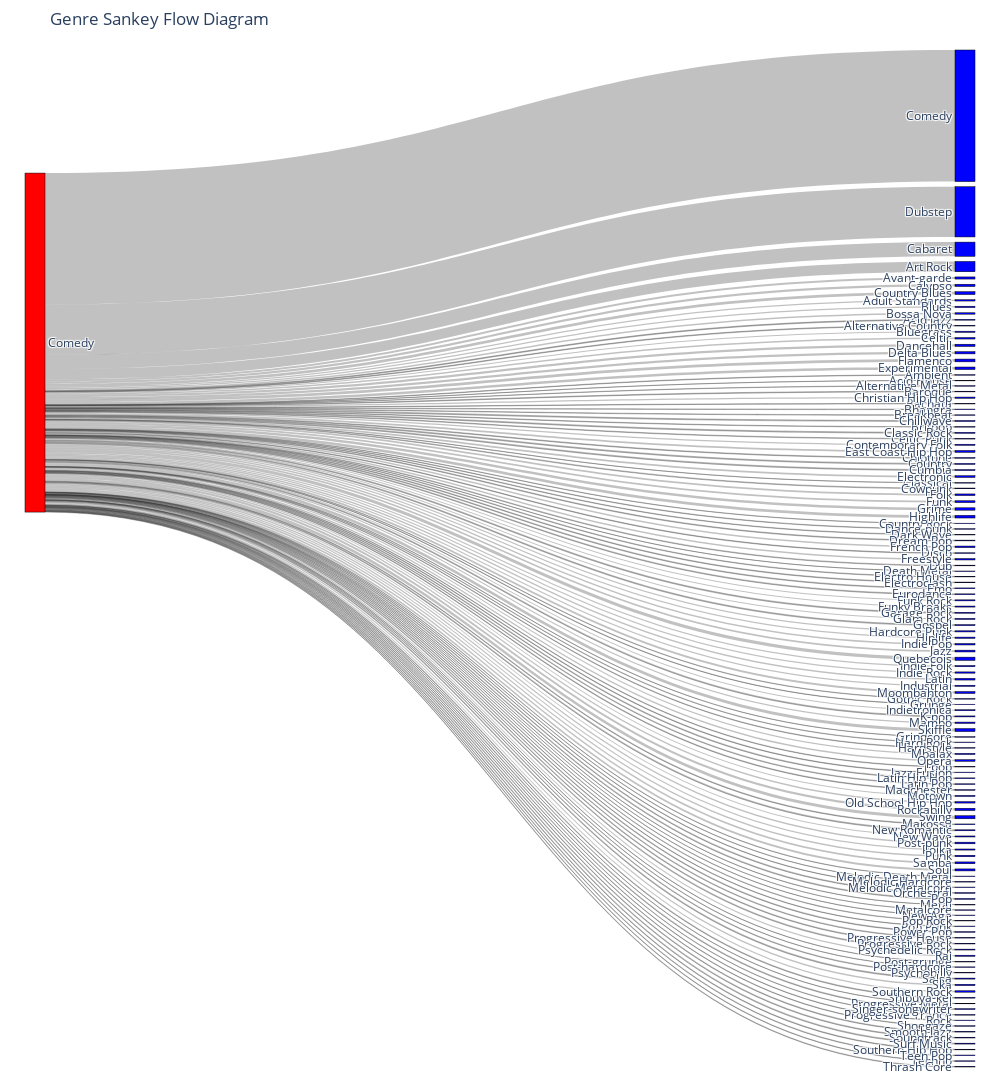
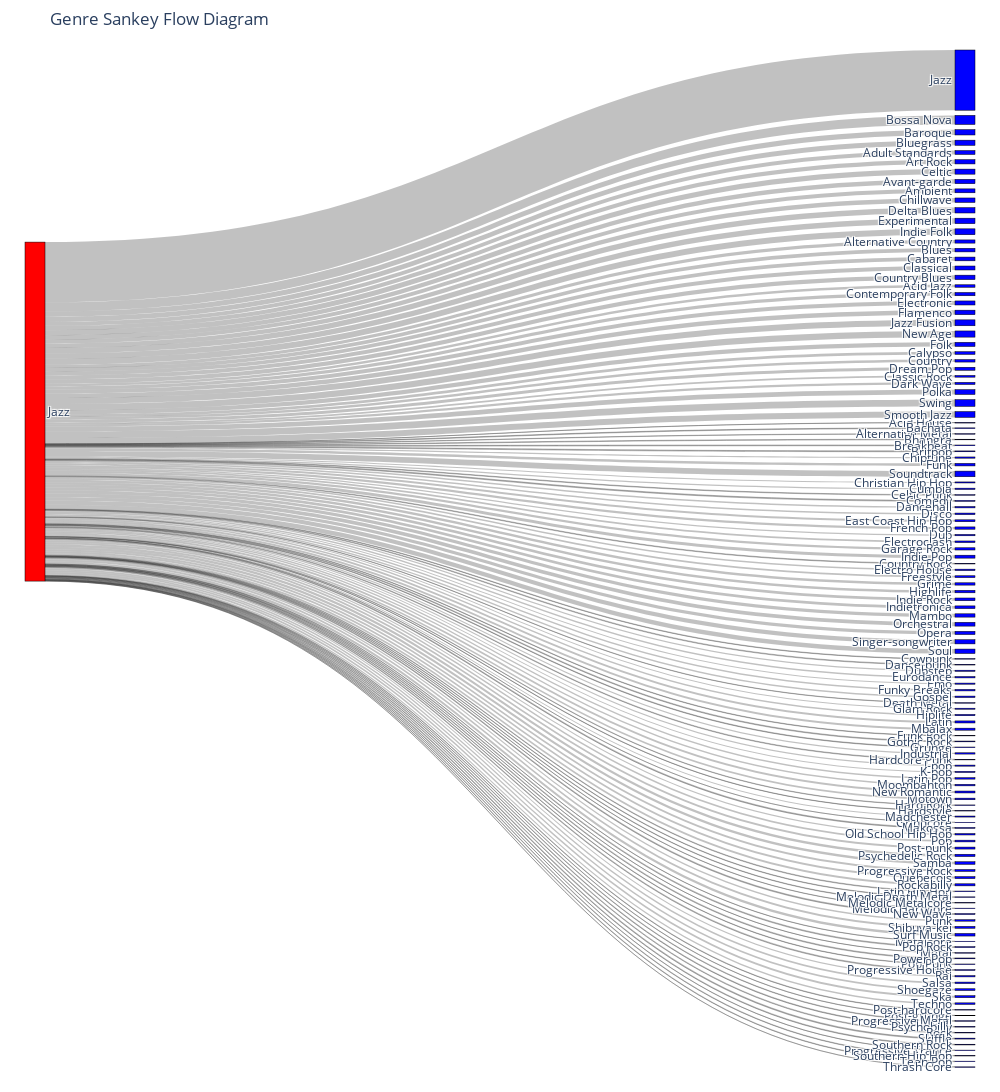
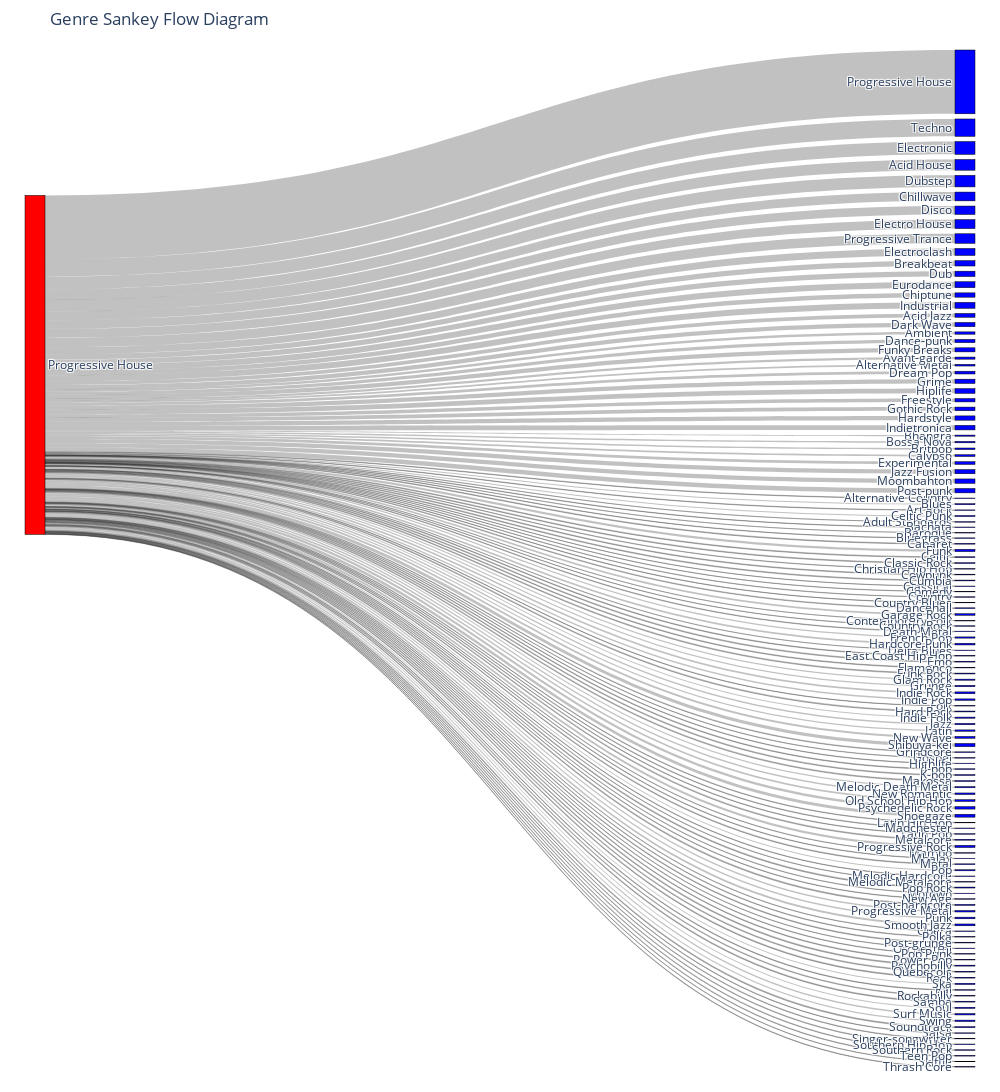
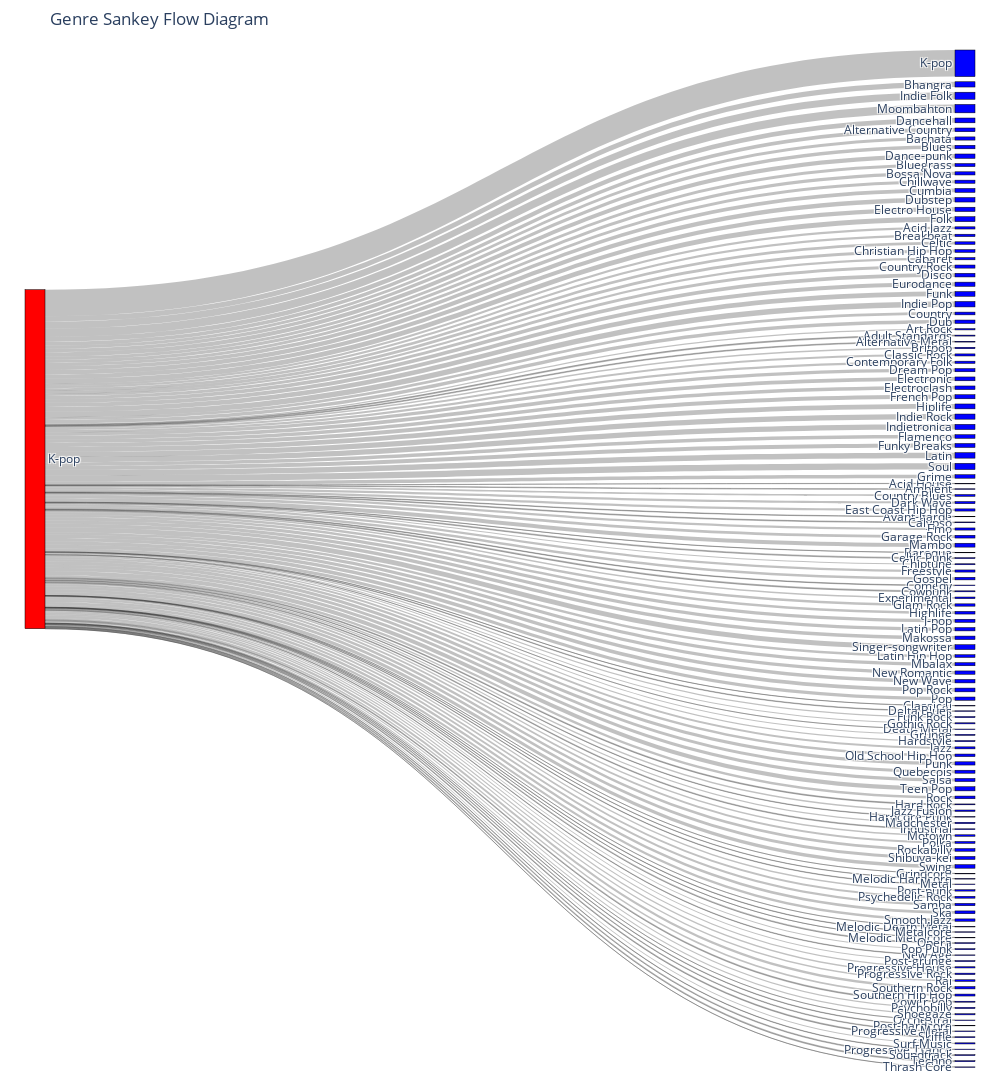

The notebook cell these images were saved under, in order:
### Markdown cell above
Overall, there seems to be a strong relationship between precision and number of samples, but not between recall and number of samples. 

One possibility is that the random forest model's precision improved with an increase in the number of samples because the additional data allowed for better decision boundaries and reduced overfitting. Perhaps more samples also enabled the construction of more diverse trees, which enhanced the model's generalization ability. 

It could be that the recall did not improve with more samples due to the model struggling to capture some patterns in the data, leading to false negatives. Additionally, class imbalance could have skewed the model towards predicting more represented classes, resulting in a lower recall rate.

### Code cell
for target_genre in [ 25,  73, 104,  75,  27,  92,  79,  34,   1]:
    genre_name = genre_encoder.inverse_transform(np.array([target_genre]))

    # Filter X_scaled and y using the target_indices
    target_indices = np.where(y == target_genre)
    X_scaled_filtered = X_scaled[target_indices]

    # Predict probabilities for each class
    probabilities = forest.predict_proba(X_scaled_filtered)

    # Sum probabilities for each class across all datapoints
    sum_probabilities = np.sum(probabilities, axis=0)

    # Create a DataFrame with the summed probabilities
    decoded_class_labels = genre_encoder.inverse_transform(forest.classes_)
    sum_probabilities_df = pd.DataFrame(sum_probabilities.reshape(1, -1), columns=decoded_class_labels)

    # Prepare the data for the Sankey diagram
    sources = []
    targets = []
    values = []

    for i, (genre, value) in enumerate(sum_probabilities_df.items()):
        sources.append(0)
        targets.append(i + 1)
        values.append(value)

    labels = [genre_name] + list(sum_probabilities_df.columns)

    # Set custom colors for the nodes
    colors = ['blue'] * len(labels)
    colors[0] = 'red'  # Set the color of the 'Ska' node to red

    fig = go.Figure(data=[go.Sankey(
        node=dict(
            pad=15,
            thickness=20,
            line=dict(color="black", width=0.5),
            label=labels,
            color=colors
        ),
        link=dict(
            source=sources,
            target=targets,
            value=values,
            color='rgba(50, 50, 50, 0.3)'  # Set the color of the links
        )
    )])

    fig.update_layout(
        title_text="Genre Sankey Flow Diagram",
        font_size=12,
        height=1800,  # Adjust the height of the figure
        width=1000,  # Adjust the width of the figure
        margin=dict(t=50, l=25, r=25, b=25)  # Adjust the margins of the figure
    )

    fig.show()

### Figure 1 — Plotly figure (JSON) as saved in the notebook; plotly's stock layout.template omitted (floating-point values rounded to 4 significant figures; data arrays with more than 128 entries replaced by an {"elided": "..."} marker saying what was removed)
{"data": [{"link": {"color": "rgba(50, 50, 50, 0.3)", "source": {"elided": "132 int values"}, "target": {"elided": "132 int values"}, "value": {"elided": "132x1 float values"}}, "node": {"color": {"elided": "133 str values"}, "label": [["Comedy"], "Acid House", "Acid Jazz", "Adult Standards", "Alternative Country", "Alternative Metal", "Ambient", "Art Rock", "Avant-garde", "Bachata", "Baroque", "Bhangra", "Bluegrass", "Blues", "Bossa Nova", "Breakbeat", "Britpop", "Cabaret", "Calypso", "Celtic", "Celtic Punk", "Chillwave", "Chiptune", "Christian Hip Hop", "Classic Rock", "Classical", "Comedy", "Contemporary Folk", "Country", "Country Blues", "Country Rock", "Cowpunk", "Cumbia", "Dance-punk", "Dancehall", "Dark Wave", "Death Metal", "Delta Blues", "Disco", "Dream Pop", "Dub", "Dubstep", "East Coast Hip Hop", "Electro House", "Electroclash", "Electronic", "Emo", "Eurodance", "Experimental", "Flamenco", "Folk", "Freestyle", "French Pop", "Funk", "Funk Rock", "Funky Breaks", "Garage Rock", "Glam Rock", "Gospel", "Gothic Rock", "Grime", "Grindcore", "Grunge", "Hard Rock", "Hardcore Punk", "Hardstyle", "Highlife", "Hiplife", "Indie Folk", "Indie Pop", "Indie Rock", "Indietronica", "Industrial", "J-pop", "Jazz", "Jazz Fusion", "K-pop", "Latin", "Latin Hip Hop", "Latin Pop", "Madchester", "Makossa", "Mambo", "Mbalax", "Melodic Death Metal", "Melodic Hardcore", "Melodic Metalcore", "Metal", "Metalcore", "Moombahton", "Motown", "New Age", "New Romantic", "New Wave", "Old School Hip Hop", "Opera", "Orchestral", "Polka", "Pop", "Pop Punk", "Pop Rock", "Post-grunge", "Post-hardcore", "Post-punk", "Power Pop", "Progressive House", "Progressive Metal", "Progressive Rock", "Progressive Trance", "Psychedelic Rock", "Psychobilly", "Punk", "Quebecois", "Rai", "Rock", "Rockabilly", "Salsa", "Samba", "Shibuya-kei", "Shoegaze", "Singer-songwriter", "Ska", "Skiffle", "Smooth Jazz", "Soul", "Soundtrack", "Southern Hip Hop", "Southern Rock", "Surf Music", "Swing", "Techno", "Teen Pop", "Thrash Core"], "line": {"color": "black", "width": 0.5}, "pad": 15, "thickness": 20}, "type": "sankey"}], "layout": {"font": {"size": 12}, "height": 1800, "margin": {"b": 25, "l": 25, "r": 25, "t": 50}, "title": {"text": "Genre Sankey Flow Diagram"}, "width": 1000}}

### Figure 2 — Plotly figure (JSON) as saved in the notebook; plotly's stock layout.template omitted (floating-point values rounded to 4 significant figures; data arrays with more than 128 entries replaced by an {"elided": "..."} marker saying what was removed)
{"data": [{"link": {"color": "rgba(50, 50, 50, 0.3)", "source": {"elided": "132 int values"}, "target": {"elided": "132 int values"}, "value": {"elided": "132x1 float values"}}, "node": {"color": {"elided": "133 str values"}, "label": [["Jazz"], "Acid House", "Acid Jazz", "Adult Standards", "Alternative Country", "Alternative Metal", "Ambient", "Art Rock", "Avant-garde", "Bachata", "Baroque", "Bhangra", "Bluegrass", "Blues", "Bossa Nova", "Breakbeat", "Britpop", "Cabaret", "Calypso", "Celtic", "Celtic Punk", "Chillwave", "Chiptune", "Christian Hip Hop", "Classic Rock", "Classical", "Comedy", "Contemporary Folk", "Country", "Country Blues", "Country Rock", "Cowpunk", "Cumbia", "Dance-punk", "Dancehall", "Dark Wave", "Death Metal", "Delta Blues", "Disco", "Dream Pop", "Dub", "Dubstep", "East Coast Hip Hop", "Electro House", "Electroclash", "Electronic", "Emo", "Eurodance", "Experimental", "Flamenco", "Folk", "Freestyle", "French Pop", "Funk", "Funk Rock", "Funky Breaks", "Garage Rock", "Glam Rock", "Gospel", "Gothic Rock", "Grime", "Grindcore", "Grunge", "Hard Rock", "Hardcore Punk", "Hardstyle", "Highlife", "Hiplife", "Indie Folk", "Indie Pop", "Indie Rock", "Indietronica", "Industrial", "J-pop", "Jazz", "Jazz Fusion", "K-pop", "Latin", "Latin Hip Hop", "Latin Pop", "Madchester", "Makossa", "Mambo", "Mbalax", "Melodic Death Metal", "Melodic Hardcore", "Melodic Metalcore", "Metal", "Metalcore", "Moombahton", "Motown", "New Age", "New Romantic", "New Wave", "Old School Hip Hop", "Opera", "Orchestral", "Polka", "Pop", "Pop Punk", "Pop Rock", "Post-grunge", "Post-hardcore", "Post-punk", "Power Pop", "Progressive House", "Progressive Metal", "Progressive Rock", "Progressive Trance", "Psychedelic Rock", "Psychobilly", "Punk", "Quebecois", "Rai", "Rock", "Rockabilly", "Salsa", "Samba", "Shibuya-kei", "Shoegaze", "Singer-songwriter", "Ska", "Skiffle", "Smooth Jazz", "Soul", "Soundtrack", "Southern Hip Hop", "Southern Rock", "Surf Music", "Swing", "Techno", "Teen Pop", "Thrash Core"], "line": {"color": "black", "width": 0.5}, "pad": 15, "thickness": 20}, "type": "sankey"}], "layout": {"font": {"size": 12}, "height": 1800, "margin": {"b": 25, "l": 25, "r": 25, "t": 50}, "title": {"text": "Genre Sankey Flow Diagram"}, "width": 1000}}

### Figure 3 — Plotly figure (JSON) as saved in the notebook; plotly's stock layout.template omitted (floating-point values rounded to 4 significant figures; data arrays with more than 128 entries replaced by an {"elided": "..."} marker saying what was removed)
{"data": [{"link": {"color": "rgba(50, 50, 50, 0.3)", "source": {"elided": "132 int values"}, "target": {"elided": "132 int values"}, "value": {"elided": "132x1 float values"}}, "node": {"color": {"elided": "133 str values"}, "label": [["Progressive House"], "Acid House", "Acid Jazz", "Adult Standards", "Alternative Country", "Alternative Metal", "Ambient", "Art Rock", "Avant-garde", "Bachata", "Baroque", "Bhangra", "Bluegrass", "Blues", "Bossa Nova", "Breakbeat", "Britpop", "Cabaret", "Calypso", "Celtic", "Celtic Punk", "Chillwave", "Chiptune", "Christian Hip Hop", "Classic Rock", "Classical", "Comedy", "Contemporary Folk", "Country", "Country Blues", "Country Rock", "Cowpunk", "Cumbia", "Dance-punk", "Dancehall", "Dark Wave", "Death Metal", "Delta Blues", "Disco", "Dream Pop", "Dub", "Dubstep", "East Coast Hip Hop", "Electro House", "Electroclash", "Electronic", "Emo", "Eurodance", "Experimental", "Flamenco", "Folk", "Freestyle", "French Pop", "Funk", "Funk Rock", "Funky Breaks", "Garage Rock", "Glam Rock", "Gospel", "Gothic Rock", "Grime", "Grindcore", "Grunge", "Hard Rock", "Hardcore Punk", "Hardstyle", "Highlife", "Hiplife", "Indie Folk", "Indie Pop", "Indie Rock", "Indietronica", "Industrial", "J-pop", "Jazz", "Jazz Fusion", "K-pop", "Latin", "Latin Hip Hop", "Latin Pop", "Madchester", "Makossa", "Mambo", "Mbalax", "Melodic Death Metal", "Melodic Hardcore", "Melodic Metalcore", "Metal", "Metalcore", "Moombahton", "Motown", "New Age", "New Romantic", "New Wave", "Old School Hip Hop", "Opera", "Orchestral", "Polka", "Pop", "Pop Punk", "Pop Rock", "Post-grunge", "Post-hardcore", "Post-punk", "Power Pop", "Progressive House", "Progressive Metal", "Progressive Rock", "Progressive Trance", "Psychedelic Rock", "Psychobilly", "Punk", "Quebecois", "Rai", "Rock", "Rockabilly", "Salsa", "Samba", "Shibuya-kei", "Shoegaze", "Singer-songwriter", "Ska", "Skiffle", "Smooth Jazz", "Soul", "Soundtrack", "Southern Hip Hop", "Southern Rock", "Surf Music", "Swing", "Techno", "Teen Pop", "Thrash Core"], "line": {"color": "black", "width": 0.5}, "pad": 15, "thickness": 20}, "type": "sankey"}], "layout": {"font": {"size": 12}, "height": 1800, "margin": {"b": 25, "l": 25, "r": 25, "t": 50}, "title": {"text": "Genre Sankey Flow Diagram"}, "width": 1000}}

### Figure 4 — Plotly figure (JSON) as saved in the notebook; plotly's stock layout.template omitted (floating-point values rounded to 4 significant figures; data arrays with more than 128 entries replaced by an {"elided": "..."} marker saying what was removed)
{"data": [{"link": {"color": "rgba(50, 50, 50, 0.3)", "source": {"elided": "132 int values"}, "target": {"elided": "132 int values"}, "value": {"elided": "132x1 float values"}}, "node": {"color": {"elided": "133 str values"}, "label": [["K-pop"], "Acid House", "Acid Jazz", "Adult Standards", "Alternative Country", "Alternative Metal", "Ambient", "Art Rock", "Avant-garde", "Bachata", "Baroque", "Bhangra", "Bluegrass", "Blues", "Bossa Nova", "Breakbeat", "Britpop", "Cabaret", "Calypso", "Celtic", "Celtic Punk", "Chillwave", "Chiptune", "Christian Hip Hop", "Classic Rock", "Classical", "Comedy", "Contemporary Folk", "Country", "Country Blues", "Country Rock", "Cowpunk", "Cumbia", "Dance-punk", "Dancehall", "Dark Wave", "Death Metal", "Delta Blues", "Disco", "Dream Pop", "Dub", "Dubstep", "East Coast Hip Hop", "Electro House", "Electroclash", "Electronic", "Emo", "Eurodance", "Experimental", "Flamenco", "Folk", "Freestyle", "French Pop", "Funk", "Funk Rock", "Funky Breaks", "Garage Rock", "Glam Rock", "Gospel", "Gothic Rock", "Grime", "Grindcore", "Grunge", "Hard Rock", "Hardcore Punk", "Hardstyle", "Highlife", "Hiplife", "Indie Folk", "Indie Pop", "Indie Rock", "Indietronica", "Industrial", "J-pop", "Jazz", "Jazz Fusion", "K-pop", "Latin", "Latin Hip Hop", "Latin Pop", "Madchester", "Makossa", "Mambo", "Mbalax", "Melodic Death Metal", "Melodic Hardcore", "Melodic Metalcore", "Metal", "Metalcore", "Moombahton", "Motown", "New Age", "New Romantic", "New Wave", "Old School Hip Hop", "Opera", "Orchestral", "Polka", "Pop", "Pop Punk", "Pop Rock", "Post-grunge", "Post-hardcore", "Post-punk", "Power Pop", "Progressive House", "Progressive Metal", "Progressive Rock", "Progressive Trance", "Psychedelic Rock", "Psychobilly", "Punk", "Quebecois", "Rai", "Rock", "Rockabilly", "Salsa", "Samba", "Shibuya-kei", "Shoegaze", "Singer-songwriter", "Ska", "Skiffle", "Smooth Jazz", "Soul", "Soundtrack", "Southern Hip Hop", "Southern Rock", "Surf Music", "Swing", "Techno", "Teen Pop", "Thrash Core"], "line": {"color": "black", "width": 0.5}, "pad": 15, "thickness": 20}, "type": "sankey"}], "layout": {"font": {"size": 12}, "height": 1800, "margin": {"b": 25, "l": 25, "r": 25, "t": 50}, "title": {"text": "Genre Sankey Flow Diagram"}, "width": 1000}}
